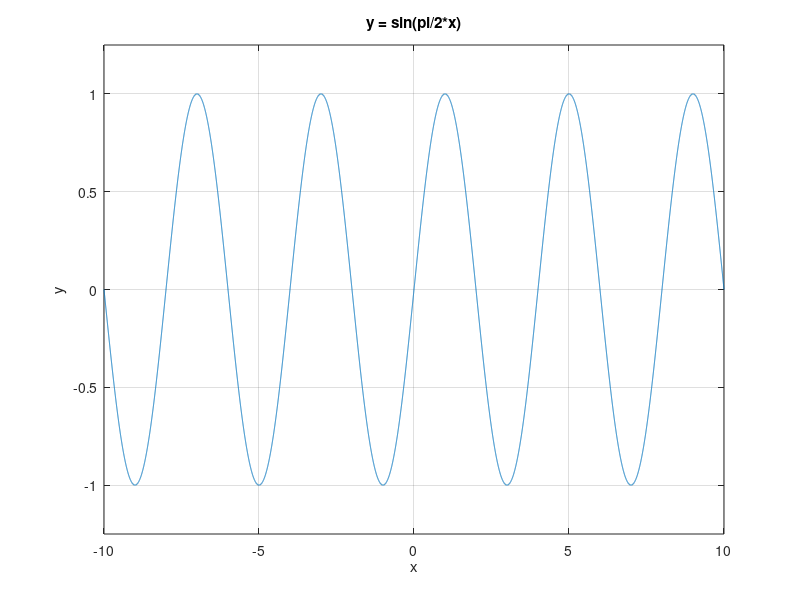
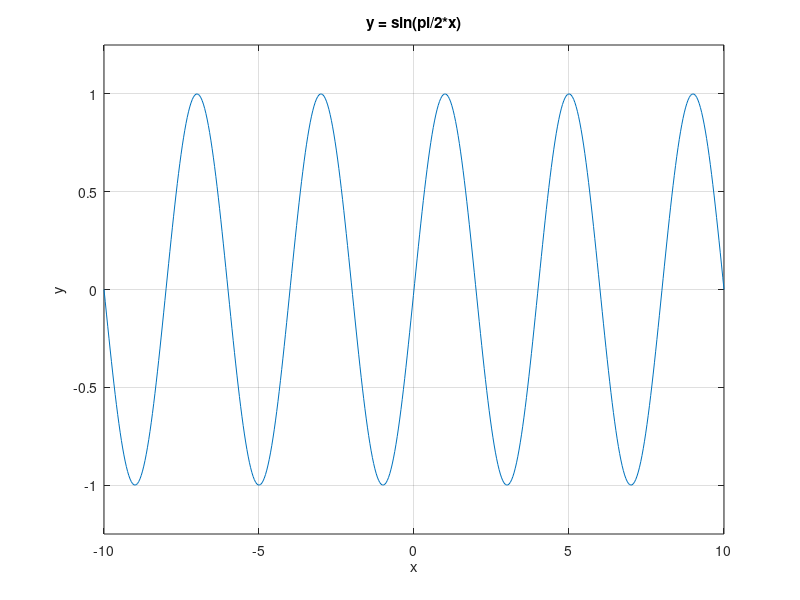
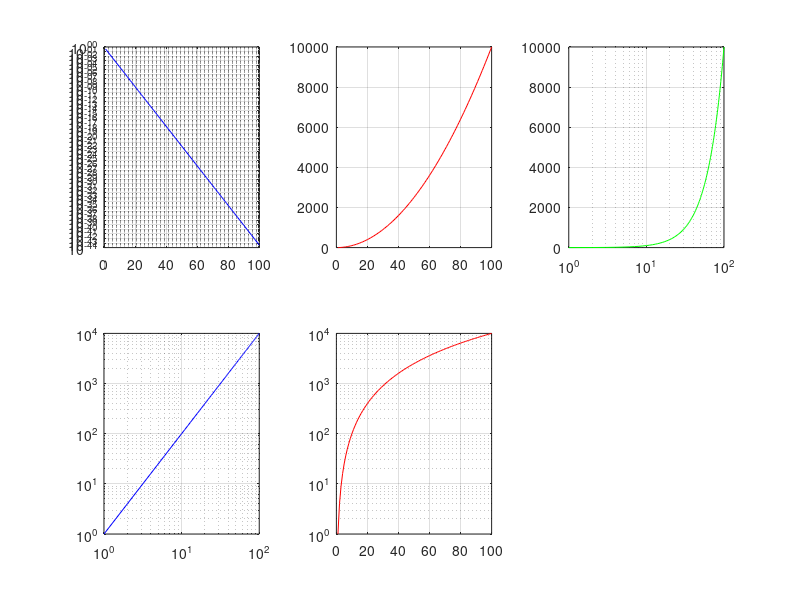

The MATLAB source for these figures, in order:
%% Sheet 5 – Plotting – subplots

% Please write all commands in the MATLAB editor into one single m-file and 
% save it in a folder that you specifically dedicate to this workshop. If
% you don t know how a command is being used type “help [commandname]” into 
% the command window. Comment each code line briefly to document what it is 
% doing.

clc
clear
close all

%% Exercise 1:

% Plot the function y = sin(pi/2*x) in the range of x in [-10;10]
% a) Using the plot command

x = -10:.001:10;
y = sin(pi/2*x);
plot_1 = plot(x, y);
axis([-10 10 -1.25 1.25])
title('y = sin(pi/2*x)')
xlabel('x')
ylabel('y')
grid on

% b) Using the ezplot command

figure()
plot_2 = ezplot('sin(pi*x/2)', [-10 10]);
axis([-10 10 -1.25 1.25])
title('y = sin(pi/2*x)')
xlabel('x')
ylabel('y')
grid on

% c) Add title, labels and modify the limits of x and y-axis such that both
% figures look the same. Use commands in the m-file line to do this.

%% Exercise 2 (similar to Exercise 3 of sheet #4):

% a) Create a figure window containing space for 6 subplots using 2 rows
% and 3 columns.

% b) Show that y = e^-x will show up as a straight line in a 
% semilogarithmic plot by plotting it into the first subplot (with single
% data points). In that, mark the single data points with a symbol of your 
% choice.

% c) Find an example for a function that only shows up as a straight line
% in a double-logarithmic plot and prove it with MATLAB. For that, use the 
% subplot elements 2, 3, 4, and 5 and plot your function with double-linear 
% axis, semilogarithmic in x, and in y direction, and double-logarithmic.

figure()
subplot(2,3,1);
x = 1:100;
y = exp(-x);
semilogy(x, y, 'b')
grid on
axis_handle1 = get(gcf, 'children');

subplot(2, 3, 2);
y = x.^2;
plot(x, y, 'r')
grid on
axis_handle2 = get(gcf, 'children');

subplot(2, 3, 3);
semilogx(x, y, 'g')
grid on
axis_handle3 = get(gcf, 'children');

subplot(2, 3, 4);
loglog(x, y, 'b')
grid on
axis_handle4 = get(gcf, 'children');

subplot(2, 3, 5);
semilogy(x, y, 'r')
grid on
axis_handle5 = get(gcf, 'children');

%% Exercise 3:

% a) From the figure created in Exercise 1, assign the figure handle, and
% the axes handles to newly created variables, such that you can access 
% them.

axis_handles = get(gcf, 'children');

% b) Extract the “position” of the first, second, third and fourth subplot
% (as the subplot command would enumerate them) within the figure.

pos_sub1 = get(axis_handles(5), 'position');

% c) Move the position of subplot 1 into the free space that is left in the
% figure (where subplot 6 would go). Pay attention that everything is
% aligned.

% set(pos_sub1, 'position', [.6916 .1100 .2134 .3412])

% subplot(2,3,6)
% plot_1 = plot(handle1(x), handle1(y));

%% Exercise 4 (optional):

% Create a plot with two y-axes containing 
% y1 = sin(pi/4*x) and
% y2 = 4.22+0.03*cos(pi/4*x + pi/8) 
% in the range of x Î [-10;10]. What isthe range (i.e., the min and max 
% values) of data for y1 and y2?


